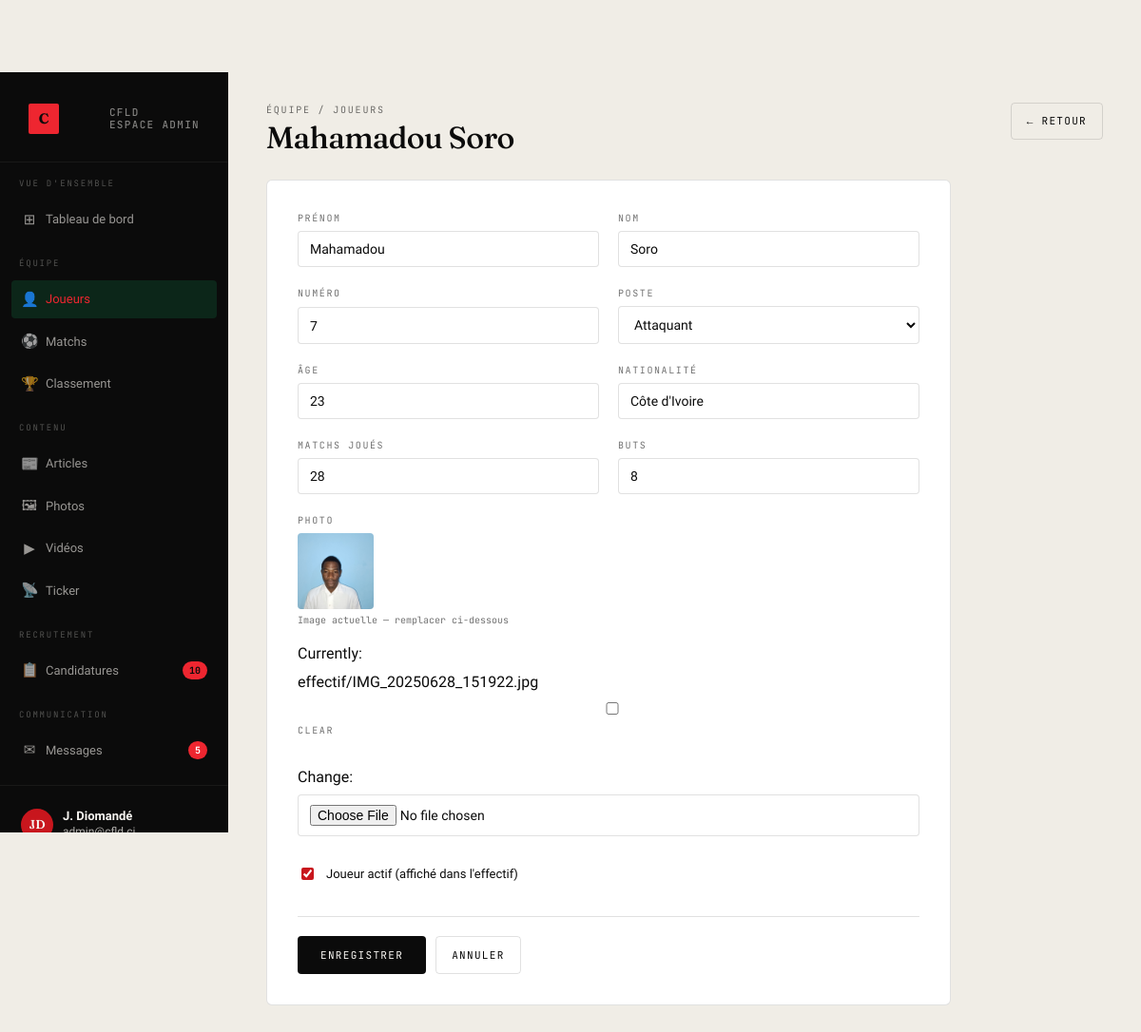
Screenshot of /admin-cfld/joueurs/18/ (signed in) with the database file from the repository.
### effectif/models.py (models this page shows, shortened)
class Joueur(models.Model):
    POSTE_CHOICES = [
        ('GK', 'Gardien'),
        ('DEF', 'Défenseur'),
        ('MIL', 'Milieu'),
        ('ATT', 'Attaquant'),
    ]
    nom = models.CharField(max_length=100)
    prenom = models.CharField(max_length=100)
    numero = models.PositiveSmallIntegerField()
    poste = models.CharField(max_length=3, choices=POSTE_CHOICES)
    age = models.PositiveSmallIntegerField()
    matchs_joues = models.PositiveSmallIntegerField(default=0)
    buts = models.PositiveSmallIntegerField(default=0)
    nationalite = models.CharField(max_length=60, default="Côte d'Ivoire")
    photo = models.ImageField(upload_to='effectif/', blank=True, null=True)
    actif = models.BooleanField(default=True)
    class Meta:
        ordering = ['poste', 'numero']
        verbose_name = 'Joueur'
        verbose_name_plural = 'Joueurs'
    @property
    def nom_complet(self):
        return f"{self.prenom} {self.nom}"

### recrutement/admin_views.py (the view)
# urls.py: path('joueurs/<int:pk>/',         v.admin_joueur_form,   name='admin_joueur_edit'),
@staff_required
def admin_joueur_form(request, pk=None):
    obj  = get_object_or_404(Joueur, pk=pk) if pk else None
    form = JoueurForm(request.POST or None, request.FILES or None, instance=obj)
    if request.method == 'POST' and form.is_valid():
        form.save()
        return redirect('admin_joueurs')
    ctx = _base_ctx(request, 'joueurs')
    ctx.update({'form': form, 'obj': obj})
    return render(request, 'admin_cfld/joueur_form.html', ctx)

### effectif/forms.py
class JoueurForm(forms.ModelForm):
    class Meta:
        model = Joueur
        fields = ['prenom', 'nom', 'numero', 'poste', 'age',
                  'matchs_joues', 'buts', 'nationalite', 'photo', 'actif']
        widgets = {
            'prenom':      forms.TextInput(attrs={'placeholder': 'Prénom'}),
            'nom':         forms.TextInput(attrs={'placeholder': 'Nom'}),
            'numero':      forms.NumberInput(attrs={'min': 1, 'max': 99}),
            'age':         forms.NumberInput(attrs={'min': 8, 'max': 45}),
            'matchs_joues':forms.NumberInput(attrs={'min': 0}),
            'buts':        forms.NumberInput(attrs={'min': 0}),
            'nationalite': forms.TextInput(attrs={'placeholder': "Côte d'Ivoire"}),
        }

### recrutement/admin_views.py (called while the page is built)
def staff_required(view_func):
    @wraps(view_func)
    def wrapper(request, *args, **kwargs):
        if not request.user.is_authenticated or not request.user.is_staff:
            return redirect('login')
        return view_func(request, *args, **kwargs)
    return wrapper

def _base_ctx(request, section=''):
    return {
        'pending_count': Candidature.objects.filter(statut='pending').count(),
        'unread_count':  Message.objects.filter(lu=False).count(),
        'section':       section,
    }

### templates/admin_cfld/joueur_form.html (shortened to what this page needs)
{% extends "admin_cfld/base.html" %}
{% block content %}
<div class="page-header">
  <div>
    <span class="eyebrow">Équipe / Joueurs</span>
    <h1>{% if obj %}{{ obj.nom_complet }}{% else %}Nouveau joueur{% endif %}</h1>
  </div>
  <div class="hd-actions">
    <a href="{% url 'admin_joueurs' %}" style="padding:10px 16px;border:1px solid var(--line);border-radius:4px;font-family:var(--font-mono);font-size:11px;letter-spacing:.12em;text-transform:uppercase;text-decoration:none;color:var(--ink);">
      ← Retour
    </a>
  </div>
</div>
<form method="post" enctype="multipart/form-data">
  <div class="form-card">
    <div class="form-grid">
      <div class="field">
        <label>Prénom</label>
        {{ form.prenom }}
      </div>
      <div class="field">
        <label>Nom</label>
        {{ form.nom }}
      </div>
      <div class="field">
        <label>Numéro</label>
        {{ form.numero }}
      </div>
      <div class="field">
        <label>Poste</label>
        {{ form.poste }}
      </div>
      <div class="field">
        <label>Âge</label>
        {{ form.age }}
      </div>
      <div class="field">
        <label>Nationalité</label>
        {{ form.nationalite }}
      </div>
      <div class="field">
        <label>Matchs joués</label>
        {{ form.matchs_joues }}
      </div>
      <div class="field">
        <label>Buts</label>
        {{ form.buts }}
      </div>
      <div class="field span2">
        <label>Photo</label>
        {% if obj and obj.photo %}
          <div style="margin-bottom:10px;">
            <img src="{{ obj.photo.url }}" alt="" style="height:80px;border-radius:4px;object-fit:cover;">
            <div style="font-family:var(--font-mono);font-size:10px;color:var(--muted);margin-top:4px;">Image actuelle — remplacer ci-dessous</div>
          </div>
        {% endif %}
        {{ form.photo }}
      </div>
      <div class="field span2">
        <div class="field-check">
          {{ form.actif }}
          <label for="{{ form.actif.id_for_label }}">Joueur actif (affiché dans l'effectif)</label>
        </div>
      </div>
    </div>
    <div class="form-actions">
      <button type="submit" style="padding:11px 24px;background:var(--ink);color:var(--paper);border:0;border-radius:4px;font-family:var(--font-mono);font-size:11px;letter-spacing:.12em;text-transform:uppercase;cursor:pointer;">
        {% if obj %}Enregistrer{% else %}Créer le joueur{% endif %}
      </button>
      <a href="{% url 'admin_joueurs' %}" style="padding:11px 16px;border:1px solid var(--line);border-radius:4px;font-family:var(--font-mono);font-size:11px;letter-spacing:.12em;text-transform:uppercase;text-decoration:none;color:var(--ink);">
        Annuler
      </a>
    </div>
  </div>
</form>
{% endblock %}

### templates/admin_cfld/base.html (shortened to what this page needs)
{% load static %}
<!doctype html>
<html lang="fr">
<head>
<link rel="stylesheet" href="{% static 'style.css' %}">
</head>
<body>
<div class="admin-shell">
  <aside class="sidebar">
    <div class="sidebar-top">
      <a href="{% url 'admin_dashboard' %}" class="sidebar-brand">
        <span class="bm">C</span>
        <span class="bt">CFLD<br>Espace admin</span>
      </a>
    </div>
    <nav class="sidebar-nav">
      <div class="nav-section">Vue d'ensemble</div>
      <a href="{% url 'admin_dashboard' %}" {% if section == 'dashboard' %}class="active"{% endif %}>
        <span class="icon">⊞</span><span class="lbl">Tableau de bord</span>
      </a>
      <div class="nav-section">Équipe</div>
      <a href="{% url 'admin_joueurs' %}" {% if section == 'joueurs' %}class="active"{% endif %}>
        <span class="icon">👤</span><span class="lbl">Joueurs</span>
      </a>
      <a href="{% url 'admin_matchs' %}" {% if section == 'matchs' %}class="active"{% endif %}>
        <span class="icon">⚽</span><span class="lbl">Matchs</span>
      </a>
      <a href="{% url 'admin_classement' %}" {% if section == 'classement' %}class="active"{% endif %}>
        <span class="icon">🏆</span><span class="lbl">Classement</span>
      </a>
      <div class="nav-section">Contenu</div>
      <a href="{% url 'admin_articles' %}" {% if section == 'articles' %}class="active"{% endif %}>
        <span class="icon">📰</span><span class="lbl">Articles</span>
      </a>
      <a href="{% url 'admin_photos' %}" {% if section == 'photos' %}class="active"{% endif %}>
        <span class="icon">🖼</span><span class="lbl">Photos</span>
      </a>
      <a href="{% url 'admin_videos' %}" {% if section == 'videos' %}class="active"{% endif %}>
        <span class="icon">▶</span><span class="lbl">Vidéos</span>
      </a>
      <a href="{% url 'admin_ticker' %}" {% if section == 'ticker' %}class="active"{% endif %}>
        <span class="icon">📡</span><span class="lbl">Ticker</span>
      </a>
      <div class="nav-section">Recrutement</div>
      <a href="{% url 'admin_candidatures' %}" {% if section == 'candidatures' %}class="active"{% endif %}>
        <span class="icon">📋</span><span class="lbl">Candidatures</span>
        {% if pending_count %}<span class="badge">{{ pending_count }}</span>{% endif %}
      </a>
      <div class="nav-section">Communication</div>
      <a href="{% url 'admin_messages' %}" {% if section == 'messages' %}class="active"{% endif %}>
        <span class="icon">✉</span><span class="lbl">Messages</span>
        {% if unread_count %}<span class="badge red">{{ unread_count }}</span>{% endif %}
      </a>
    </nav>
    <div class="sidebar-footer">
      <div class="sidebar-user">
        <div class="av">{{ request.user.first_name|slice:":1"|upper }}{{ request.user.last_name|slice:":1"|upper }}</div>
        <div class="info">
          <strong>{{ request.user.get_full_name|default:request.user.username }}</strong>
          {{ request.user.email }}
        </div>
      </div>
    </div>
  </aside>
  <main class="admin-main">
    {% block content %}{% endblock %}
  </main>
</div>
</body>
</html>

### assets/style.css (style rules this page uses)
:root { --green: #c8161d; --green-deep: #8a0d12; --green-bright: #ee2630; --ink: #0b0b0b; --paper: #f7f5f1; --paper-2: #ebe7dc; --line: rgba(11,11,11,0.12); --line-strong: rgba(11,11,11,0.85); --muted: rgba(11,11,11,0.58); --font-display: "Fraunces", "Times New Roman", serif; --font-text: "Inter Tight", "Helvetica Neue", Arial, sans-serif; --font-mono: "JetBrains Mono", "Menlo", monospace; --display-tracking: -0.02em; --display-weight: 500; --display-italic: 0; }
* { box-sizing: border-box; }
html, body { margin: 0; padding: 0; overflow-x: hidden; }
body { font-family: var(--font-text); color: var(--ink); background: var(--paper); -webkit-font-smoothing: antialiased; text-rendering: optimizeLegibility; line-height: 1.5; }
img { max-width: 100%; display: block; }
a { color: inherit; text-decoration: none; }
button { font: inherit; cursor: pointer; border: 0; background: none; color: inherit; }
.display, h1, h2, h3 { font-family: var(--font-display); font-weight: var(--display-weight); letter-spacing: var(--display-tracking); font-style: var(--display-italic) ? italic : normal; line-height: 1.02; margin: 0; }
h1 { font-size: clamp(56px, 8vw, 132px); }
.eyebrow { font-family: var(--font-mono); font-size: 11px; letter-spacing: 0.18em; text-transform: uppercase; color: var(--muted); }
body { padding-top: 76px; }

### rows the page displays
Joueur: nom_complet "Mahamadou Soro", prenom "Mahamadou", nom "Soro", numero "7", poste "Attaquant", age "23", nationalite "Côte d'Ivoire", matchs_joues "28", buts "8", photo (picture), actif "☑"

### other values shown
{{ pending_count }} "10"
{{ unread_count }} "5"
{{ request.user.first_name|slice:":1"|upper }} "J"
{{ request.user.last_name|slice:":1"|upper }} "D"
{{ request.user.get_full_name|default:request.user.username }} "J. Diomandé"
